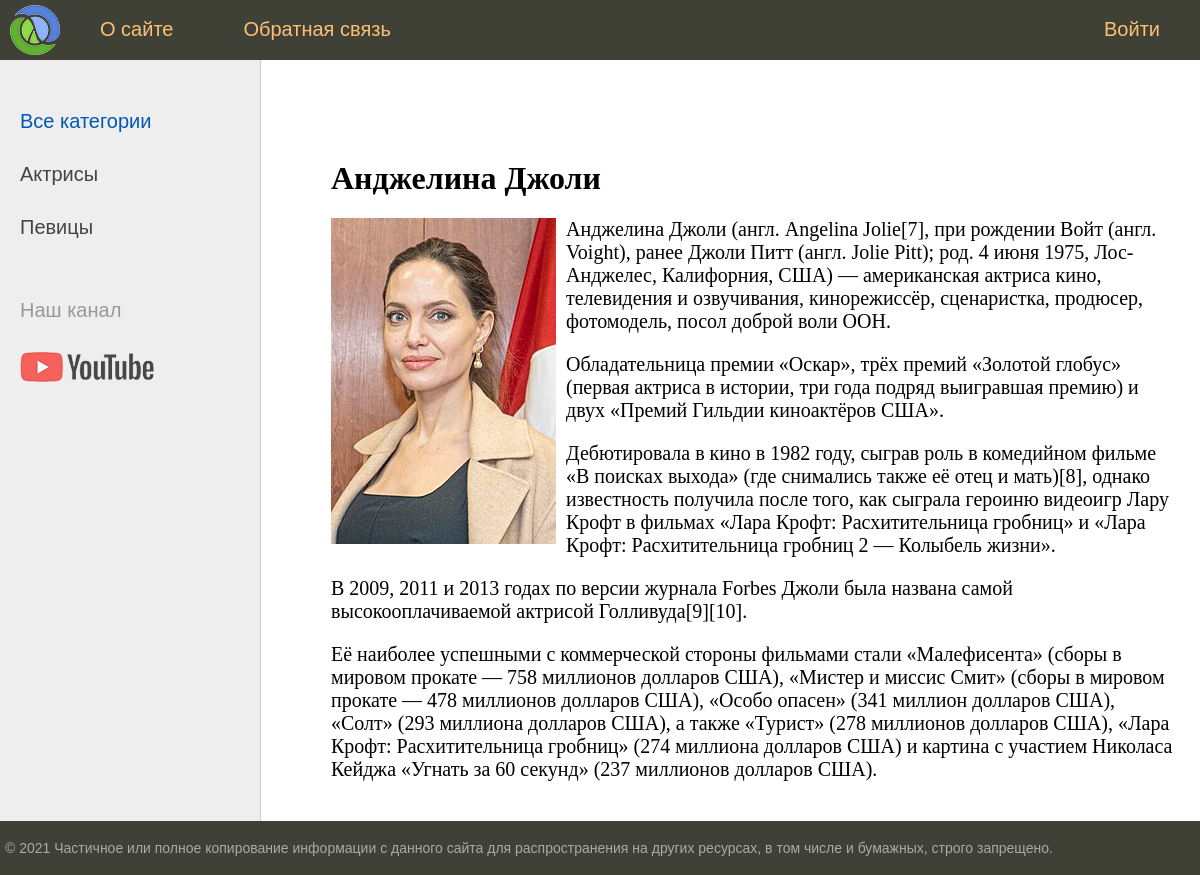
The app's page /post/andzhelina-dzholi/ with its own data.
### women/models.py (models this page shows, shortened)
class Category(models.Model):
    name = models.CharField(max_length=100, db_index=True, verbose_name='Категория')
    slug = models.SlugField(max_length=255, unique=True, db_index=True, verbose_name='URL')
    def get_absolute_url(self):
        return reverse('category', kwargs ={'cat_slug': self.slug})
    class Meta:
        verbose_name = 'Категория'
        verbose_name_plural = 'Категории'
        ordering = ['id']

class Women(models.Model):
    title = models.CharField(max_length=255, verbose_name='Заголовок')
    slug = models.SlugField(max_length=255,unique=True,db_index=True, verbose_name='URL')
    content = models.TextField(blank=True, verbose_name='Текст статьи')
    photo = models.ImageField(upload_to='photos/%Y/%m/%d', verbose_name='Фотография')
    time_create = models.DateTimeField(auto_now_add=True, verbose_name='Время создания')
    time_update = models.DateTimeField(auto_now=True, verbose_name='Время изменения')
    is_published = models.BooleanField(default=True, verbose_name='Публицкация')
    cat = models.ForeignKey('Category', on_delete=models.PROTECT, verbose_name='Категория'  )
    def __str__(self):
        return self.title
    class Meta:
        verbose_name = 'Известные женщины'
        verbose_name_plural= 'Известные женщины'

### women/views.py (the view)
# urls.py: path('post/<slug:post_slug>/', ShowPost.as_view(), name='post'),
class ShowPost(DataMixin, DetailView):
    model = Women
    template_name = 'women/post.html'
    slug_url_kwarg = 'post_slug'
    context_object_name = 'post'
    def get_context_data(self, *, object_list=None, **kwargs):
        context = super().get_context_data(**kwargs)
        c_def = self.get_user_context(title=context['post'])
        return dict(list(context.items()) + list(c_def.items()))

### women/utils.py (called while the page is built)
    def get_user_context(self, **kwargs):
        context = kwargs
        cats = Category.objects.annotate(Count('women'))
        user_menu = menu.copy()
        if not self.request.user.is_authenticated:
            user_menu.pop(1)
        context['menu'] = user_menu
        context['cats'] = cats
        if 'cat_selected' not in context:
            context['cat_selected'] = 0
        return context

### women/templates/women/post.html
{% extends 'women/base.html' %}
{% block content %}
<h1>{{post.title}}</h1>
{% if post.photo %}
<p><img class="img-article-left" src="{{post.photo.url}}"></p>
{% endif %}
{{post.content|linebreaks}}
{% endblock %}

### women/templates/women/base.html (shortened to what this page needs)
{% load static %}
{% load women_tags %}
<!DOCTYPE html>
<html>
<head>
	<link type="text/css" href="{% static 'women/css/styles.css' %}" rel="stylesheet" />
</head>
<body>
<table class="table-page" border=0 cellpadding="0" cellspacing="0">
<tr><td valign=top>
{% block mainmenu %}
		<div class="header">
			<ul id="mainmenu" class="mainmenu">
			<li class="logo"><a href="{% url 'home' %}"><div class="logo"></div></a></li>
{% for m in menu %}
	{% if not forloop.last %}
			<li><a href="{% url m.url_name %}">{{m.title}}</a></li>
	{% else %}
			<li class="last"><a href="{% url m.url_name %}">{{m.title}}</a></li>
	{% endif %}
{% endfor %}
			</ul>
		</div>
{% endblock mainmenu %}
<table class="table-content" border=0 cellpadding="0" cellspacing="0">
<tr>
	<td valign="top" class="left-chapters">
	<ul id="leftchapters">
		{% if cat_selected == 0 %}
			<li class="selected">Все категории</li>
		{% else %}
			<li><a href="{%url 'home' %}">Все категории</a> </li>
		{% endif %}
{% for c in cats %}
{% if c.women__count > 0 %}
		{% if c.pk == cat_selected %}
			<li class="selected">{{c.name}}</li>
		{% else %}
			<li><a href ="{{ c.get_absolute_url }}">{{ c.name }}</a></li>
		{% endif %}
{% endif %}
{% endfor %}
		<li class="share">
		<p>Наш канал</p>
		<a class="share-yt" href="https://www.youtube.com/channel/UClJzWfGWuGJL2t-3dYKcHTA/playlists" target="_blank" rel="nofollow"></a>
		</li>
	</ul>
</td>
<td valign="top" class="content">
	<div class="content-text">
{% block content %}
{% endblock %}
	</div>
</td></tr></table>
</td></tr>
<tr><td valign=top>
	<div id="footer">
		<p>&copy; 2021 Частичное или полное копирование информации с данного сайта для распространения на других ресурсах, в том числе и бумажных, строго запрещено.</p>
	</div>
</td></tr></table>
</body>
</html>

### women/static/women/css/styles.css (style rules this page uses)
html, body { font-family: 'Arial'; margin: 0; padding: 0; height: 100%; width: 100%; color: #444; }
a { color: #0059b2; text-decoration: none; }
img { max-width: 600px; height: auto; }
img.img-article-left { max-width: 300px; height: auto; float: left; padding: 0 10px 10px 0; }
.table-page { width: 100%; height: 100%; vertical-align: top; }
.table-page tr { height: 100%; }
.header { background: #3F4137; height: 60px; }
.logo { background: url('../images/logo.png') no-repeat 10px 5px; width: 70px; height: 60px; }
ul.mainmenu { list-style: none; margin: 0; padding: 0; height: 60px; color: #fdc073; font-size: 20px; overflow: hidden; }
ul.mainmenu li { float: left; margin: 18px 40px 0 30px; }
ul.mainmenu li.logo { margin: 0; }
ul.mainmenu li.last { float: right; }
ul.mainmenu li a { color: #fdc073; text-decoration: none; }
.table-content { width: 100%; min-height: 100%; height: 100%; }
.left-chapters { margin: 0; background: #eee; border-right: 1px solid #ccc; min-height: 100%; }
.left-chapters ul { width: 230px; min-height: 100%; margin: 0; padding: 20px 10px 10px 20px; list-style: none; font-size: 20px; }
.left-chapters ul li { margin: 30px 0 0 0; color: #999; }
.left-chapters ul li.selected { color: #0059b2; }
.left-chapters ul li a { color: #444; text-decoration: none; }
.left-chapters ul li.share { margin: 60px 0 0 0; }
.left-chapters ul li.share p { margin: 30px 0 30px 0; }
.left-chapters ul li.share a { display: inline-block; width: 40px; height: 40px; margin: 0 20px 0 0; }
.left-chapters ul li.share a.share-yt { width: 100%; height: 30px; background: url('../images/share_yt.png') no-repeat 0 0 }
.content { padding: 40px 20px 20px 40px; width: 100%; box-sizing: border-box; }
.content-text { margin: 60px 0 0 30px; color: #000; font-size: 20px; font-family: Yandex Sans Display Light; }
.content-text h1 { font-size: 32px; }
#footer { box-sizing: border-box; background: #3F4137; padding: 5px; color: #aaa; font-size: 14px; font-family: Verdana, Geneva, Arial, Helvetica; text-align: left; overflow: hidden; }

### records on screen
Category: name "Актрисы"
Category: name "Певицы"
Women: title "Анджелина Джоли", photo (picture), content "Анджелина Джоли (англ. Angelina Jolie[7], при рождении Войт (англ. Voight), ранее Джоли Питт (англ. Jolie Pitt); род. 4 июня 1975, Лос-Анджелес, Калифорния, США) — американская актриса кино, телевидения и озвучивания, кинорежиссёр, сценаристка, продюсер, фотомодель, посол доброй воли ООН. Обладательница премии «Оскар», трёх премий «Золотой глобус» (первая актриса в истории, три года подряд выигравшая премию) и двух «Премий Гильдии киноактёров США». Дебютировала в кино в 1982 году, сыграв роль в комедийном фильме «В поисках выхода» (где снимались также её отец и мать)[8], однако известность получила после того, как сыграла героиню видеоигр Лару Крофт в фильмах «Лара Крофт: Расхитительница…"

### other values on screen
{{ m.title }} "О сайте" "Обратная связь"
{{ m.title }} "Войти"
